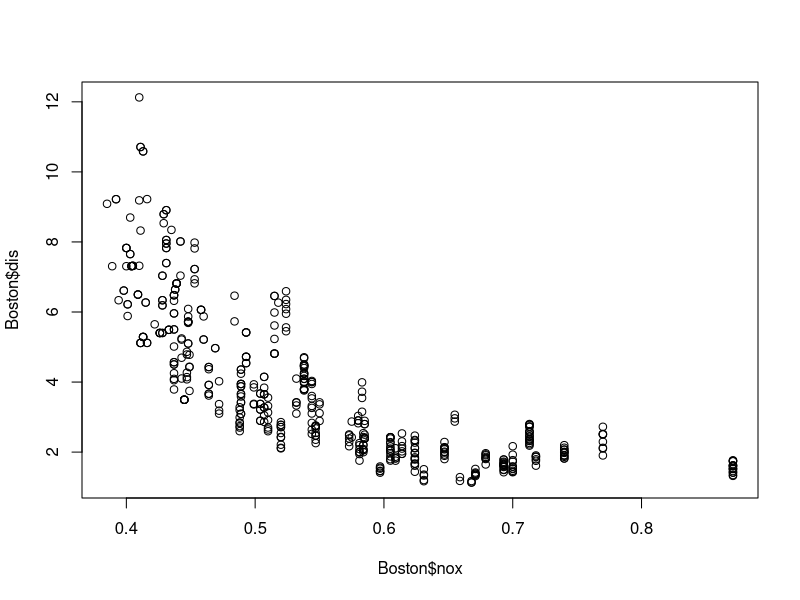
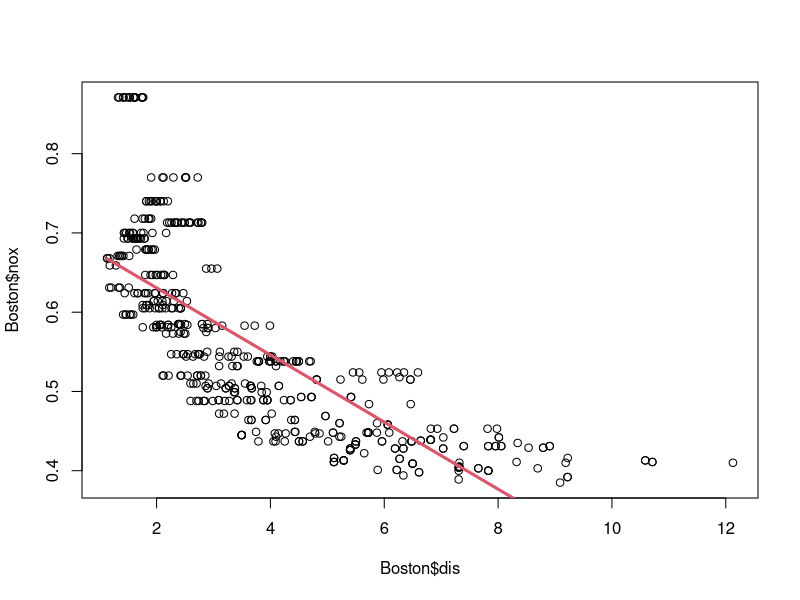
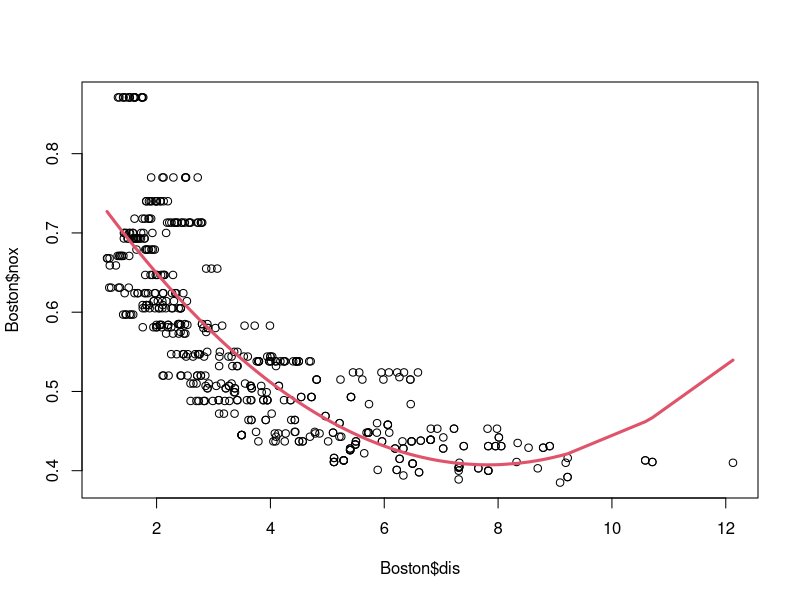
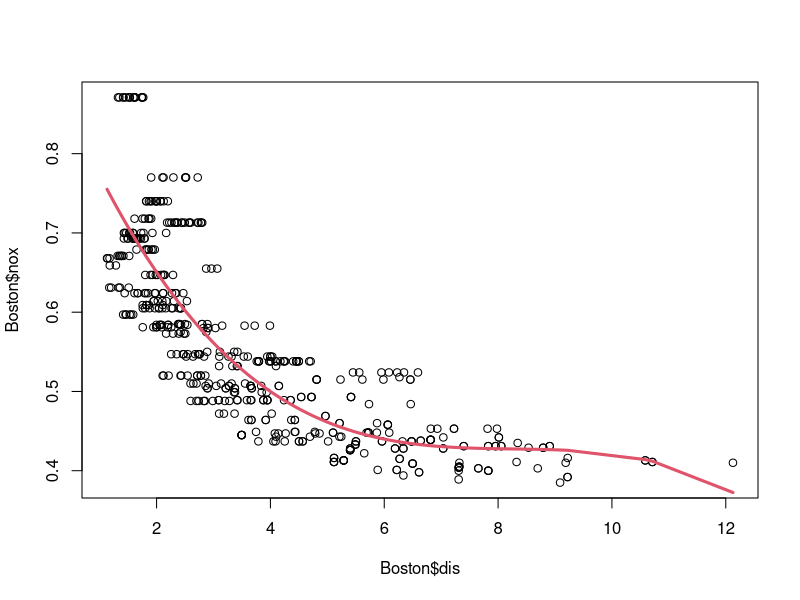

These charts were generated, in order, by the following R code:
library(MASS)

plot(Boston$nox, Boston$dis)

fit <- lm(nox ~ dis, data = Boston)

plot(Boston$dis, Boston$nox)
lines(sort(Boston$dis), fit$fitted.values[order(Boston$dis)], col=2, lwd=3)

summary(fit)

# Use the poly() function to come up with the powers of dis

# 2nd degree polynomial
fit_poly_two <- lm(formula=nox ~ poly(dis, 2, raw = TRUE), data=Boston)


summary((fit_poly_two))

plot(Boston$dis, Boston$nox)

lines(sort(Boston$dis), fit_poly_two$fitted.values[order(Boston$dis)], col=2, lwd=3)

# Third degree polynomial
fit_poly_three <- lm(formula=nox ~ poly(dis, 3, raw=TRUE), data=Boston)

summary((fit_poly_three))

coef(summary(fit_poly_three))

plot(Boston$dis, Boston$nox)

lines(sort(Boston$dis), fit_poly_three$fitted.values[order(Boston$dis)], col=2, lwd=3)

#Analysis of variance
anova(fit, fit_poly_two, fit_poly_three)